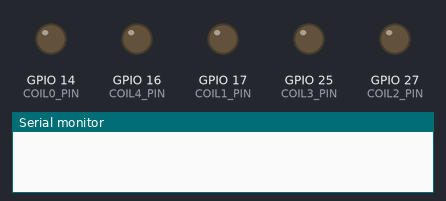
Bench run of a sketch on a simulated ESP32. Shown: output pins drawn as LEDs (lit = HIGH), the last lines printed to the serial monitor. WiFi joins after 1.5 s; servers stay silent unless stated; uploads are accepted with an empty reply.

Above: at 0.0 s.
At 7.6 s:
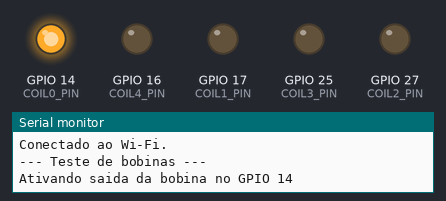
At 10.6 s:
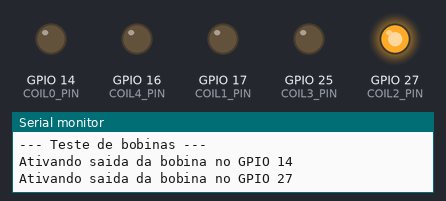
At 13.6 s:
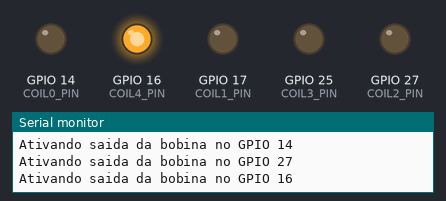
At 16.6 s:
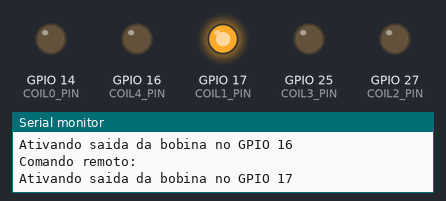
At 19.6 s:
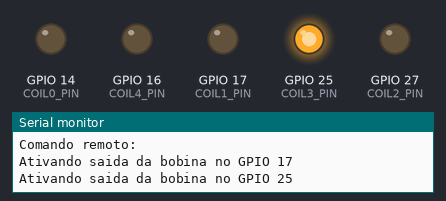
Timing chart, 0 to 23.0 s (numbered marks = the images above):
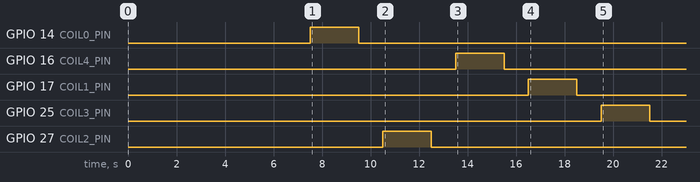

The sketch:

MotorRadial.ino
```cpp
#include "arduino_secrets.h"

#include <WiFi.h>
#include <HTTPClient.h>
#include "variaveis.h"

TaskHandle_t tarefaInternet;

void setup() {
  Serial.begin(115200);
  delay(5000);

  pinMode(COIL0_PIN, OUTPUT);
  pinMode(COIL1_PIN, OUTPUT);
  pinMode(COIL2_PIN, OUTPUT);
  pinMode(COIL3_PIN, OUTPUT);
  pinMode(COIL4_PIN, OUTPUT);
  desligarTodasAsBobinas();

  xTaskCreatePinnedToCore(
    vTarefaInternet,
    "TarefaInternet",
    10000,
    nullptr,
    1,
    &tarefaInternet,
    0
  );

  delay(500);
  conectarWifi();
  testeBobinas();
}
void vTarefaInternet(void *pvParameters) {
  (void)pvParameters;

  for (;;) {
    consultarComandoRemoto();
    vTaskDelay(10000 / portTICK_PERIOD_MS);
  }
}

void loop() {
  if (ligado && verificado) {
    sequencia();
  } else {
    desligarTodasAsBobinas();
    delay(100);
  }
}
```

arduino_secrets.example.h
```cpp
#pragma once

// Copie este arquivo para arduino_secrets.h e preencha apenas na copia local.
#define SECRET_SSID "NOME_DA_REDE"
#define SECRET_PASSWORD "SENHA_DA_REDE"
```

sequenciamento.ino
```cpp
void testeBobinas() {
  Serial.println("\n--- Teste de bobinas ---");

  const int bobinas[] = {
    COIL0_PIN,
    COIL2_PIN,
    COIL4_PIN,
    COIL1_PIN,
    COIL3_PIN
  };

  for (int i = 0; i < 5; i++) {
    Serial.print("Ativando saida da bobina no GPIO ");
    Serial.println(bobinas[i]);
    digitalWrite(bobinas[i], HIGH);
    delay(2000);
    digitalWrite(bobinas[i], LOW);
    delay(1000);
  }

  Serial.println("Teste concluido. Sequenciamento liberado em 5 segundos.");
  delay(5000);
  verificado = true;
}
double calcularDelay() {
  t = millis() - tempoInicioMotor;

  return TEMPO_MINIMO +
         (TEMPO_INICIAL - TEMPO_MINIMO) *
         exp(-t / TEMPO_DECAIMENTO);
}

void sequencia() {
  for (int i = 0; i < n; i++) {
    pProx = (pAtual + k + n) % n;

    if (pProx == 0) {
      digitalWrite(COIL3_PIN, LOW);
      digitalWrite(COIL0_PIN, HIGH);
    } else if (pProx == 1) {
      digitalWrite(COIL4_PIN, LOW);
      digitalWrite(COIL1_PIN, HIGH);
    } else if (pProx == 2) {
      digitalWrite(COIL0_PIN, LOW);
      digitalWrite(COIL2_PIN, HIGH);
    } else if (pProx == 3) {
      digitalWrite(COIL1_PIN, LOW);
      digitalWrite(COIL3_PIN, HIGH);
    } else if (pProx == 4) {
      digitalWrite(COIL2_PIN, LOW);
      digitalWrite(COIL4_PIN, HIGH);
    }

    pAtual = pProx;

    const int tempoAtual = static_cast<int>(calcularDelay());
    const double rpmEstimada = (60000.0 / tempoAtual) * 0.4;

    Serial.print("Delay: ");
    Serial.print(tempoAtual);
    Serial.print(" ms | RPM estimada: ");
    Serial.print(rpmEstimada);
    Serial.print(" | tempo: ");

    const int segundos = static_cast<long>(t / 1000) % 60;
    const int minutos = static_cast<long>(t / 60000) % 60;
    const int horas = static_cast<long>(t / 3600000);

    Serial.print(horas);
    Serial.print("h ");
    Serial.print(minutos);
    Serial.print("m ");
    Serial.print(segundos);
    Serial.println("s");

    delay(tempoAtual);
  }
}

void desligarTodasAsBobinas() {
  digitalWrite(COIL0_PIN, LOW);
  digitalWrite(COIL1_PIN, LOW);
  digitalWrite(COIL2_PIN, LOW);
  digitalWrite(COIL3_PIN, LOW);
  digitalWrite(COIL4_PIN, LOW);
}
```

variaveis.h
```cpp
#pragma once

const char *ssid = SECRET_SSID;
const char *password = SECRET_PASSWORD;

// Arquivo publico que recebe MOTOR_ON ou MOTOR_OFF.
const char *github_raw_url =
  "https://raw.githubusercontent.com/artartoliveira2006-boop/"
  "Remote-Control-Radial-Electric-Motor/refs/heads/main/commands.txt";

// 1 = sequencial; 2 = radial/estrela.
#define MODO 1

#if MODO == 1
  const int COIL0_PIN = 14;
  const int COIL1_PIN = 17;
  const int COIL2_PIN = 27;
  const int COIL3_PIN = 25;
  const int COIL4_PIN = 16;

  const double TEMPO_INICIAL = 800.0;
  const double TEMPO_MINIMO = 100.0;
  const double TEMPO_DECAIMENTO = 40000.0;
#elif MODO == 2
  const int COIL0_PIN = 14;
  const int COIL3_PIN = 17;
  const int COIL1_PIN = 27;
  const int COIL4_PIN = 25;
  const int COIL2_PIN = 16;

  const double TEMPO_INICIAL = 500.0;
  const double TEMPO_MINIMO = 80.0;
  const double TEMPO_DECAIMENTO = 20000.0;
#else
  #error "MODO invalido. Use 1 ou 2."
#endif

volatile unsigned long tempoInicioMotor = 0;
volatile bool ligado = false;
volatile bool verificado = false;

const int n = 5;
const int k = 2;
int pProx;
int pAtual = 0;
double t;
```

wifi.ino
```cpp
void conectarWifi() {
  WiFi.begin(ssid, password);

  while (WiFi.status() != WL_CONNECTED) {
    delay(1000);
    Serial.println("Conectando ao Wi-Fi...");
  }

  Serial.println("Conectado ao Wi-Fi.");
}
void consultarComandoRemoto() {
  if (WiFi.status() != WL_CONNECTED) {
    return;
  }

  HTTPClient http;
  const String urlFinal = String(github_raw_url) + "?t=" + String(millis());

  http.begin(urlFinal);
  http.addHeader("Cache-Control", "no-cache");

  const int httpCode = http.GET();
  if (httpCode > 0) {
    String payload = http.getString();
    payload.trim();
    Serial.println("Comando remoto: " + payload);

    if (payload == "MOTOR_ON") {
      if (!ligado) {
        tempoInicioMotor = millis();
      }
      ligado = true;
    } else if (payload == "MOTOR_OFF") {
      ligado = false;
    }
  } else {
    Serial.println("Erro HTTP: " + String(httpCode));
  }

  http.end();
}
```
